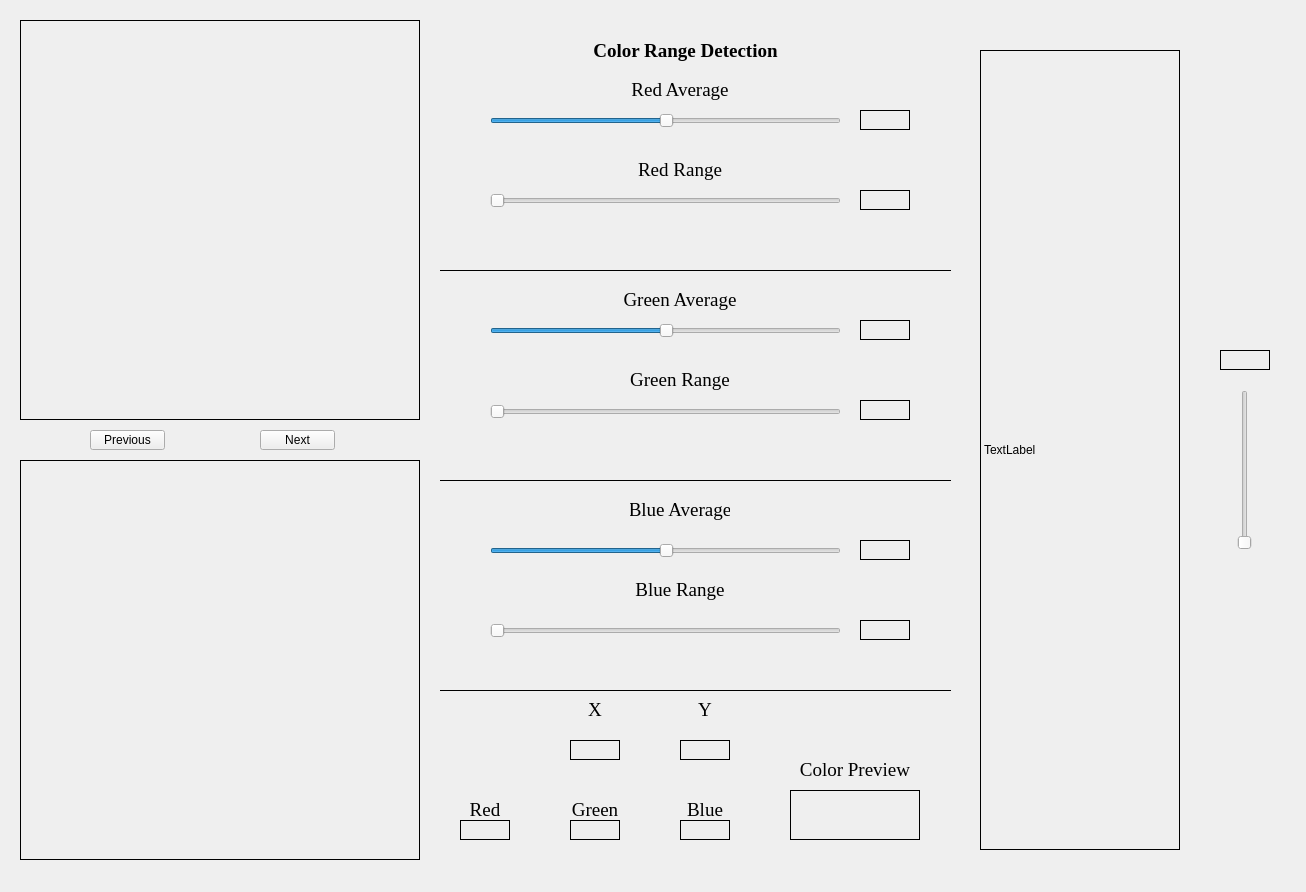
<?xml version="1.0" encoding="UTF-8"?>
<ui version="4.0">
 <class>MainWindow</class>
 <widget class="QMainWindow" name="MainWindow">
  <property name="geometry">
   <rect>
    <x>0</x>
    <y>0</y>
    <width>1306</width>
    <height>892</height>
   </rect>
  </property>
  <property name="windowTitle">
   <string>MainWindow</string>
  </property>
  <widget class="QWidget" name="centralwidget">
   <widget class="QLabel" name="ogImgLbl">
    <property name="geometry">
     <rect>
      <x>20</x>
      <y>20</y>
      <width>400</width>
      <height>400</height>
     </rect>
    </property>
    <property name="frameShape">
     <enum>QFrame::Box</enum>
    </property>
    <property name="text">
     <string/>
    </property>
   </widget>
   <widget class="QLabel" name="executeImgLbl">
    <property name="geometry">
     <rect>
      <x>20</x>
      <y>460</y>
      <width>400</width>
      <height>400</height>
     </rect>
    </property>
    <property name="frameShape">
     <enum>QFrame::Box</enum>
    </property>
    <property name="text">
     <string/>
    </property>
   </widget>
   <widget class="QPushButton" name="nextBtn">
    <property name="geometry">
     <rect>
      <x>260</x>
      <y>430</y>
      <width>75</width>
      <height>20</height>
     </rect>
    </property>
    <property name="text">
     <string>Next</string>
    </property>
   </widget>
   <widget class="QPushButton" name="previousBtn">
    <property name="geometry">
     <rect>
      <x>90</x>
      <y>430</y>
      <width>75</width>
      <height>20</height>
     </rect>
    </property>
    <property name="text">
     <string>Previous</string>
    </property>
   </widget>
   <widget class="QLabel" name="greenAverageText">
    <property name="geometry">
     <rect>
      <x>620</x>
      <y>290</y>
      <width>120</width>
      <height>20</height>
     </rect>
    </property>
    <property name="font">
     <font>
      <family>Times New Roman</family>
      <pointsize>14</pointsize>
      <weight>50</weight>
      <bold>false</bold>
     </font>
    </property>
    <property name="frameShape">
     <enum>QFrame::NoFrame</enum>
    </property>
    <property name="text">
     <string>Green Average</string>
    </property>
    <property name="alignment">
     <set>Qt::AlignCenter</set>
    </property>
   </widget>
   <widget class="QLabel" name="redRangeValue">
    <property name="geometry">
     <rect>
      <x>860</x>
      <y>190</y>
      <width>50</width>
      <height>20</height>
     </rect>
    </property>
    <property name="font">
     <font>
      <family>Times New Roman</family>
      <pointsize>14</pointsize>
     </font>
    </property>
    <property name="frameShape">
     <enum>QFrame::Box</enum>
    </property>
    <property name="text">
     <string/>
    </property>
    <property name="alignment">
     <set>Qt::AlignCenter</set>
    </property>
   </widget>
   <widget class="QLabel" name="greenRangeText">
    <property name="geometry">
     <rect>
      <x>630</x>
      <y>370</y>
      <width>100</width>
      <height>20</height>
     </rect>
    </property>
    <property name="font">
     <font>
      <family>Times New Roman</family>
      <pointsize>14</pointsize>
      <weight>50</weight>
      <bold>false</bold>
     </font>
    </property>
    <property name="frameShape">
     <enum>QFrame::NoFrame</enum>
    </property>
    <property name="text">
     <string>Green Range</string>
    </property>
    <property name="alignment">
     <set>Qt::AlignCenter</set>
    </property>
   </widget>
   <widget class="QSlider" name="greenAverageSlider">
    <property name="geometry">
     <rect>
      <x>490</x>
      <y>320</y>
      <width>351</width>
      <height>22</height>
     </rect>
    </property>
    <property name="maximum">
     <number>255</number>
    </property>
    <property name="value">
     <number>128</number>
    </property>
    <property name="orientation">
     <enum>Qt::Horizontal</enum>
    </property>
   </widget>
   <widget class="QSlider" name="greenRangeSlider">
    <property name="geometry">
     <rect>
      <x>490</x>
      <y>402</y>
      <width>351</width>
      <height>20</height>
     </rect>
    </property>
    <property name="layoutDirection">
     <enum>Qt::LeftToRight</enum>
    </property>
    <property name="maximum">
     <number>127</number>
    </property>
    <property name="value">
     <number>0</number>
    </property>
    <property name="sliderPosition">
     <number>0</number>
    </property>
    <property name="orientation">
     <enum>Qt::Horizontal</enum>
    </property>
   </widget>
   <widget class="QLabel" name="blueAverageText">
    <property name="geometry">
     <rect>
      <x>630</x>
      <y>500</y>
      <width>100</width>
      <height>20</height>
     </rect>
    </property>
    <property name="font">
     <font>
      <family>Times New Roman</family>
      <pointsize>14</pointsize>
      <weight>50</weight>
      <bold>false</bold>
     </font>
    </property>
    <property name="frameShape">
     <enum>QFrame::NoFrame</enum>
    </property>
    <property name="text">
     <string>Blue Average</string>
    </property>
    <property name="alignment">
     <set>Qt::AlignCenter</set>
    </property>
   </widget>
   <widget class="QSlider" name="redRangeSlider">
    <property name="geometry">
     <rect>
      <x>490</x>
      <y>190</y>
      <width>351</width>
      <height>22</height>
     </rect>
    </property>
    <property name="layoutDirection">
     <enum>Qt::LeftToRight</enum>
    </property>
    <property name="maximum">
     <number>127</number>
    </property>
    <property name="value">
     <number>0</number>
    </property>
    <property name="sliderPosition">
     <number>0</number>
    </property>
    <property name="orientation">
     <enum>Qt::Horizontal</enum>
    </property>
   </widget>
   <widget class="QSlider" name="blueRangeSlider">
    <property name="geometry">
     <rect>
      <x>490</x>
      <y>620</y>
      <width>351</width>
      <height>22</height>
     </rect>
    </property>
    <property name="layoutDirection">
     <enum>Qt::LeftToRight</enum>
    </property>
    <property name="maximum">
     <number>127</number>
    </property>
    <property name="sliderPosition">
     <number>0</number>
    </property>
    <property name="orientation">
     <enum>Qt::Horizontal</enum>
    </property>
   </widget>
   <widget class="QSlider" name="blueAverageSlider">
    <property name="geometry">
     <rect>
      <x>490</x>
      <y>540</y>
      <width>351</width>
      <height>22</height>
     </rect>
    </property>
    <property name="maximum">
     <number>255</number>
    </property>
    <property name="value">
     <number>128</number>
    </property>
    <property name="orientation">
     <enum>Qt::Horizontal</enum>
    </property>
   </widget>
   <widget class="Line" name="borderLineWithGB">
    <property name="geometry">
     <rect>
      <x>440</x>
      <y>470</y>
      <width>511</width>
      <height>20</height>
     </rect>
    </property>
    <property name="frameShadow">
     <enum>QFrame::Plain</enum>
    </property>
    <property name="orientation">
     <enum>Qt::Horizontal</enum>
    </property>
   </widget>
   <widget class="QLabel" name="blueRangeText">
    <property name="geometry">
     <rect>
      <x>630</x>
      <y>580</y>
      <width>100</width>
      <height>20</height>
     </rect>
    </property>
    <property name="font">
     <font>
      <family>Times New Roman</family>
      <pointsize>14</pointsize>
      <weight>50</weight>
      <bold>false</bold>
     </font>
    </property>
    <property name="frameShape">
     <enum>QFrame::NoFrame</enum>
    </property>
    <property name="text">
     <string>Blue Range</string>
    </property>
    <property name="alignment">
     <set>Qt::AlignCenter</set>
    </property>
   </widget>
   <widget class="QLabel" name="redRangeText">
    <property name="geometry">
     <rect>
      <x>630</x>
      <y>160</y>
      <width>100</width>
      <height>20</height>
     </rect>
    </property>
    <property name="font">
     <font>
      <family>Times New Roman</family>
      <pointsize>14</pointsize>
      <weight>50</weight>
      <bold>false</bold>
     </font>
    </property>
    <property name="frameShape">
     <enum>QFrame::NoFrame</enum>
    </property>
    <property name="text">
     <string>Red Range</string>
    </property>
    <property name="alignment">
     <set>Qt::AlignCenter</set>
    </property>
   </widget>
   <widget class="QSlider" name="redAverageSlider">
    <property name="geometry">
     <rect>
      <x>490</x>
      <y>110</y>
      <width>351</width>
      <height>22</height>
     </rect>
    </property>
    <property name="maximum">
     <number>255</number>
    </property>
    <property name="sliderPosition">
     <number>128</number>
    </property>
    <property name="orientation">
     <enum>Qt::Horizontal</enum>
    </property>
   </widget>
   <widget class="QLabel" name="blueAverageValue">
    <property name="geometry">
     <rect>
      <x>860</x>
      <y>540</y>
      <width>50</width>
      <height>20</height>
     </rect>
    </property>
    <property name="font">
     <font>
      <family>Times New Roman</family>
      <pointsize>14</pointsize>
     </font>
    </property>
    <property name="frameShape">
     <enum>QFrame::Box</enum>
    </property>
    <property name="text">
     <string/>
    </property>
    <property name="alignment">
     <set>Qt::AlignCenter</set>
    </property>
   </widget>
   <widget class="QLabel" name="blueRangeValue">
    <property name="geometry">
     <rect>
      <x>860</x>
      <y>620</y>
      <width>50</width>
      <height>20</height>
     </rect>
    </property>
    <property name="font">
     <font>
      <family>Times New Roman</family>
      <pointsize>14</pointsize>
     </font>
    </property>
    <property name="frameShape">
     <enum>QFrame::Box</enum>
    </property>
    <property name="text">
     <string/>
    </property>
    <property name="alignment">
     <set>Qt::AlignCenter</set>
    </property>
   </widget>
   <widget class="QLabel" name="redAverageText">
    <property name="geometry">
     <rect>
      <x>630</x>
      <y>80</y>
      <width>100</width>
      <height>20</height>
     </rect>
    </property>
    <property name="font">
     <font>
      <family>Times New Roman</family>
      <pointsize>14</pointsize>
      <weight>50</weight>
      <bold>false</bold>
     </font>
    </property>
    <property name="frameShape">
     <enum>QFrame::NoFrame</enum>
    </property>
    <property name="text">
     <string>Red Average</string>
    </property>
    <property name="alignment">
     <set>Qt::AlignCenter</set>
    </property>
   </widget>
   <widget class="QLabel" name="redAverageValue">
    <property name="geometry">
     <rect>
      <x>860</x>
      <y>110</y>
      <width>50</width>
      <height>20</height>
     </rect>
    </property>
    <property name="font">
     <font>
      <family>Times New Roman</family>
      <pointsize>14</pointsize>
     </font>
    </property>
    <property name="frameShape">
     <enum>QFrame::Box</enum>
    </property>
    <property name="text">
     <string/>
    </property>
    <property name="alignment">
     <set>Qt::AlignCenter</set>
    </property>
   </widget>
   <widget class="QLabel" name="colorRangeText">
    <property name="geometry">
     <rect>
      <x>580</x>
      <y>40</y>
      <width>211</width>
      <height>21</height>
     </rect>
    </property>
    <property name="font">
     <font>
      <family>Times New Roman</family>
      <pointsize>14</pointsize>
      <weight>75</weight>
      <bold>true</bold>
     </font>
    </property>
    <property name="frameShape">
     <enum>QFrame::NoFrame</enum>
    </property>
    <property name="text">
     <string>Color Range Detection</string>
    </property>
    <property name="alignment">
     <set>Qt::AlignCenter</set>
    </property>
   </widget>
   <widget class="QLabel" name="greenAverageValue">
    <property name="geometry">
     <rect>
      <x>860</x>
      <y>320</y>
      <width>50</width>
      <height>20</height>
     </rect>
    </property>
    <property name="font">
     <font>
      <family>Times New Roman</family>
      <pointsize>14</pointsize>
     </font>
    </property>
    <property name="frameShape">
     <enum>QFrame::Box</enum>
    </property>
    <property name="text">
     <string/>
    </property>
    <property name="alignment">
     <set>Qt::AlignCenter</set>
    </property>
   </widget>
   <widget class="Line" name="borderLineWithRG">
    <property name="geometry">
     <rect>
      <x>440</x>
      <y>260</y>
      <width>511</width>
      <height>20</height>
     </rect>
    </property>
    <property name="frameShadow">
     <enum>QFrame::Plain</enum>
    </property>
    <property name="orientation">
     <enum>Qt::Horizontal</enum>
    </property>
   </widget>
   <widget class="QLabel" name="greenRangeValue">
    <property name="geometry">
     <rect>
      <x>860</x>
      <y>400</y>
      <width>50</width>
      <height>20</height>
     </rect>
    </property>
    <property name="font">
     <font>
      <family>Times New Roman</family>
      <pointsize>14</pointsize>
     </font>
    </property>
    <property name="frameShape">
     <enum>QFrame::Box</enum>
    </property>
    <property name="text">
     <string/>
    </property>
    <property name="alignment">
     <set>Qt::AlignCenter</set>
    </property>
   </widget>
   <widget class="Line" name="borderLineWithGB_2">
    <property name="geometry">
     <rect>
      <x>440</x>
      <y>680</y>
      <width>511</width>
      <height>20</height>
     </rect>
    </property>
    <property name="frameShadow">
     <enum>QFrame::Plain</enum>
    </property>
    <property name="orientation">
     <enum>Qt::Horizontal</enum>
    </property>
   </widget>
   <widget class="QLabel" name="yText">
    <property name="geometry">
     <rect>
      <x>680</x>
      <y>700</y>
      <width>50</width>
      <height>20</height>
     </rect>
    </property>
    <property name="font">
     <font>
      <family>Times New Roman</family>
      <pointsize>14</pointsize>
     </font>
    </property>
    <property name="text">
     <string>Y</string>
    </property>
    <property name="alignment">
     <set>Qt::AlignCenter</set>
    </property>
   </widget>
   <widget class="QLabel" name="xText">
    <property name="geometry">
     <rect>
      <x>570</x>
      <y>700</y>
      <width>50</width>
      <height>20</height>
     </rect>
    </property>
    <property name="font">
     <font>
      <family>Times New Roman</family>
      <pointsize>14</pointsize>
     </font>
    </property>
    <property name="text">
     <string>X</string>
    </property>
    <property name="alignment">
     <set>Qt::AlignCenter</set>
    </property>
   </widget>
   <widget class="QLabel" name="xValueText">
    <property name="geometry">
     <rect>
      <x>570</x>
      <y>740</y>
      <width>50</width>
      <height>20</height>
     </rect>
    </property>
    <property name="font">
     <font>
      <family>Times New Roman</family>
      <pointsize>14</pointsize>
     </font>
    </property>
    <property name="frameShape">
     <enum>QFrame::Box</enum>
    </property>
    <property name="text">
     <string/>
    </property>
    <property name="alignment">
     <set>Qt::AlignCenter</set>
    </property>
   </widget>
   <widget class="QLabel" name="colorPreviewText">
    <property name="geometry">
     <rect>
      <x>790</x>
      <y>760</y>
      <width>130</width>
      <height>20</height>
     </rect>
    </property>
    <property name="font">
     <font>
      <family>Times New Roman</family>
      <pointsize>14</pointsize>
     </font>
    </property>
    <property name="text">
     <string>Color Preview</string>
    </property>
    <property name="alignment">
     <set>Qt::AlignCenter</set>
    </property>
   </widget>
   <widget class="QLabel" name="colorPreview">
    <property name="geometry">
     <rect>
      <x>790</x>
      <y>790</y>
      <width>130</width>
      <height>50</height>
     </rect>
    </property>
    <property name="frameShape">
     <enum>QFrame::Box</enum>
    </property>
    <property name="text">
     <string/>
    </property>
    <property name="alignment">
     <set>Qt::AlignCenter</set>
    </property>
   </widget>
   <widget class="QLabel" name="yValueText">
    <property name="geometry">
     <rect>
      <x>680</x>
      <y>740</y>
      <width>50</width>
      <height>20</height>
     </rect>
    </property>
    <property name="font">
     <font>
      <family>Times New Roman</family>
      <pointsize>14</pointsize>
     </font>
    </property>
    <property name="frameShape">
     <enum>QFrame::Box</enum>
    </property>
    <property name="text">
     <string/>
    </property>
    <property name="alignment">
     <set>Qt::AlignCenter</set>
    </property>
   </widget>
   <widget class="QLabel" name="redValueText">
    <property name="geometry">
     <rect>
      <x>460</x>
      <y>820</y>
      <width>50</width>
      <height>20</height>
     </rect>
    </property>
    <property name="font">
     <font>
      <family>Times New Roman</family>
      <pointsize>14</pointsize>
     </font>
    </property>
    <property name="frameShape">
     <enum>QFrame::Box</enum>
    </property>
    <property name="text">
     <string/>
    </property>
    <property name="alignment">
     <set>Qt::AlignCenter</set>
    </property>
   </widget>
   <widget class="QLabel" name="greenValueText">
    <property name="geometry">
     <rect>
      <x>570</x>
      <y>820</y>
      <width>50</width>
      <height>20</height>
     </rect>
    </property>
    <property name="font">
     <font>
      <family>Times New Roman</family>
      <pointsize>14</pointsize>
     </font>
    </property>
    <property name="frameShape">
     <enum>QFrame::Box</enum>
    </property>
    <property name="text">
     <string/>
    </property>
    <property name="alignment">
     <set>Qt::AlignCenter</set>
    </property>
   </widget>
   <widget class="QLabel" name="blueValueText">
    <property name="geometry">
     <rect>
      <x>680</x>
      <y>820</y>
      <width>50</width>
      <height>20</height>
     </rect>
    </property>
    <property name="font">
     <font>
      <family>Times New Roman</family>
      <pointsize>14</pointsize>
     </font>
    </property>
    <property name="frameShape">
     <enum>QFrame::Box</enum>
    </property>
    <property name="text">
     <string/>
    </property>
    <property name="alignment">
     <set>Qt::AlignCenter</set>
    </property>
   </widget>
   <widget class="QLabel" name="redText">
    <property name="geometry">
     <rect>
      <x>460</x>
      <y>800</y>
      <width>50</width>
      <height>20</height>
     </rect>
    </property>
    <property name="font">
     <font>
      <family>Times New Roman</family>
      <pointsize>14</pointsize>
     </font>
    </property>
    <property name="text">
     <string>Red</string>
    </property>
    <property name="alignment">
     <set>Qt::AlignCenter</set>
    </property>
   </widget>
   <widget class="QLabel" name="greenText">
    <property name="geometry">
     <rect>
      <x>570</x>
      <y>800</y>
      <width>50</width>
      <height>20</height>
     </rect>
    </property>
    <property name="font">
     <font>
      <family>Times New Roman</family>
      <pointsize>14</pointsize>
     </font>
    </property>
    <property name="text">
     <string>Green</string>
    </property>
    <property name="alignment">
     <set>Qt::AlignCenter</set>
    </property>
   </widget>
   <widget class="QLabel" name="blueText">
    <property name="geometry">
     <rect>
      <x>680</x>
      <y>800</y>
      <width>50</width>
      <height>20</height>
     </rect>
    </property>
    <property name="font">
     <font>
      <family>Times New Roman</family>
      <pointsize>14</pointsize>
     </font>
    </property>
    <property name="text">
     <string>Blue</string>
    </property>
    <property name="alignment">
     <set>Qt::AlignCenter</set>
    </property>
   </widget>
   <widget class="QLabel" name="commonColorLbl">
    <property name="geometry">
     <rect>
      <x>980</x>
      <y>50</y>
      <width>200</width>
      <height>800</height>
     </rect>
    </property>
    <property name="frameShape">
     <enum>QFrame::Box</enum>
    </property>
    <property name="text">
     <string>TextLabel</string>
    </property>
   </widget>
   <widget class="QSlider" name="commonColorSlider">
    <property name="geometry">
     <rect>
      <x>1220</x>
      <y>390</y>
      <width>50</width>
      <height>160</height>
     </rect>
    </property>
    <property name="layoutDirection">
     <enum>Qt::LeftToRight</enum>
    </property>
    <property name="maximum">
     <number>5</number>
    </property>
    <property name="sliderPosition">
     <number>0</number>
    </property>
    <property name="orientation">
     <enum>Qt::Vertical</enum>
    </property>
    <property name="invertedAppearance">
     <bool>false</bool>
    </property>
    <property name="invertedControls">
     <bool>false</bool>
    </property>
   </widget>
   <widget class="QLabel" name="commonColorValue">
    <property name="geometry">
     <rect>
      <x>1220</x>
      <y>350</y>
      <width>50</width>
      <height>20</height>
     </rect>
    </property>
    <property name="font">
     <font>
      <family>Times New Roman</family>
      <pointsize>14</pointsize>
     </font>
    </property>
    <property name="frameShape">
     <enum>QFrame::Box</enum>
    </property>
    <property name="text">
     <string/>
    </property>
    <property name="alignment">
     <set>Qt::AlignCenter</set>
    </property>
   </widget>
  </widget>
 </widget>
 <resources/>
 <connections/>
</ui>
